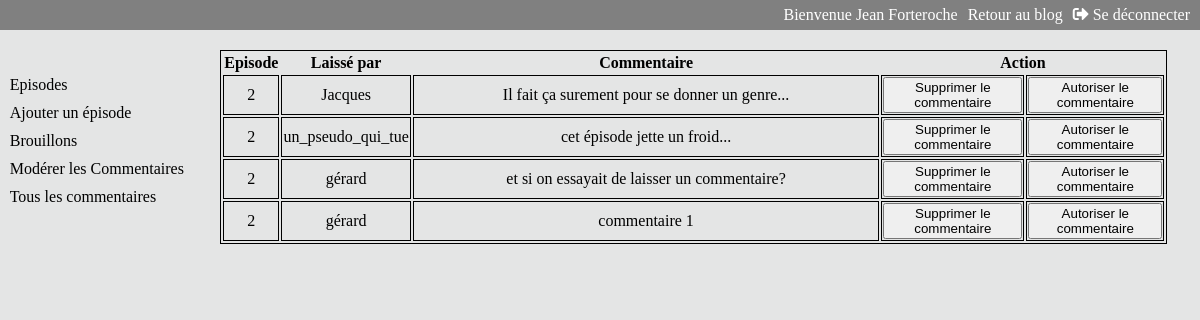
The app's page /index.php?action=reported_comments, older data.
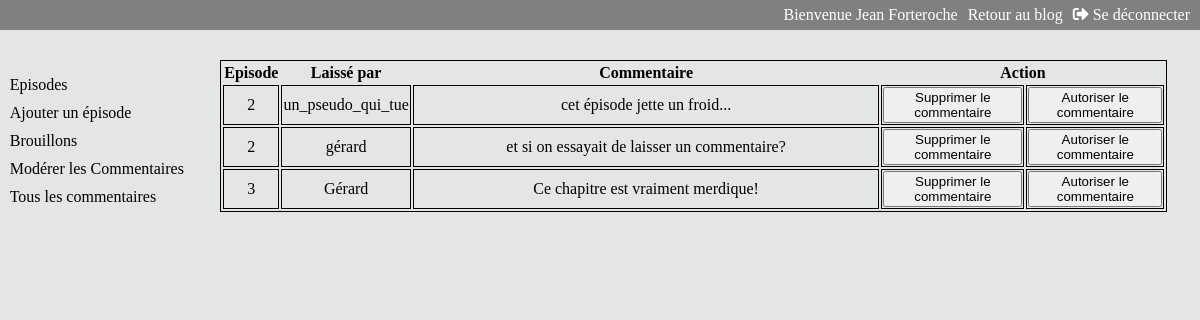
The same page, newer data.
### tables this page shows
CREATE TABLE IF NOT EXISTS `commentaires` (
  `comment_id` tinyint(11) NOT NULL AUTO_INCREMENT,
  `episode` tinyint(11) NOT NULL,
  `pseudo` varchar(50) NOT NULL,
  `comment` text NOT NULL,
  `comment_date` datetime NOT NULL,
  `reported_comment` tinyint(1) NOT NULL,
  PRIMARY KEY (`comment_id`),
  KEY `episode_comments` (`episode`)
);

### src/View/View.php (called while the page is built, shortened)
<?php
class View
{
    public function display(array $data, string $template, string $layout) : void
    {
        require_once($template);
    }
}

### src/Controller/BackOffice/BackCommentController.php (called while the page is built, shortened)
<?php
class BackCommentController
{
    private $view;
    private $commentManager;
    private $listTemplate;
    private $layout;
    public function __construct(CommentManager $commentManager, View $view)
    {
        $this->view = $view;
        $this->commentManager = $commentManager;
        $this->listTemplate = '../templates/backoffice/';
        $this->layout = '../templates/backOffice/layout.html.php';
    }
    public function getReportedComments() : void
    {
        $template = $this->listTemplate.'reportedComments.html.php';
        $data = $this->commentManager->getReportedComments();
        $this->view->display($data, $template, $this->layout);
    }
}

### public/index.php (called while the page is built, shortened)
<?php
$router = new Router();
$router->run();

### src/Model/CommentManager.php (called while the page is built, shortened)
<?php
class CommentManager
{
    private $database;
    public function __construct(Database $database)
    {
        $this->database = $database->databaseConnect();
    }
    public function getReportedComments() : array
    {
        $getReportedComments = $this->database->prepare('SELECT * FROM commentaires WHERE reported_comment = 1 ORDER BY episode');
        $getReportedComments->execute();
        return $getReportedComments->fetchAll();
    }
}

### src/Service/Database.php (called while the page is built, shortened)
<?php
class Database
{
    private $servor = 'mysql:dbname=jean_forteroche;host=localhost;port=3308;chartset=utf8mb4';
    private $user = 'root';
    private $password = '';
    public function databaseConnect() : object
    {
        return new \PDO($this->servor, $this->user, $this->password);
    }
}

### Templates/backOffice/reportedComments.html.php (the view)
<table id='comments_table'>
    <thead>
        <tr>
            <th>Episode</th>
            <th>Laissé par</th>
            <th>Commentaire</th>
            <th colspan='2'>Action</th>
        </tr>
    </thead>
    <tbody>
        <?php foreach ($data as $entry) {?>
        <tr>
            <td id='episode_col'><?=$entry['episode']?></td>
            <td id='pseudo_col'><?=$entry['pseudo']?></td>
            <td id='comment_col'><?=$entry['comment']?></td>
            <td><a href='index.php?action=delete_comment&id=<?=$entry['comment_id']?>'><button>Supprimer le commentaire</button></a></td>
            <td><a href='index.php?action=validate_comment&id=<?=$entry['comment_id']?>'><button>Autoriser le commentaire</button></a></td>
        </tr>
        <?php
        }
        ?>
    </tbody>
</table>

Row changes from the older to the newer data that the page shows:
removed commentaires: episode "2", pseudo "Jacques", comment "Il fait ça surement pour se donner un genre..."
removed commentaires: episode "2", pseudo "gérard", comment "commentaire 1"
now on this page (row edited): commentaires: episode "3", pseudo "Gérard", comment "Ce chapitre est vraiment merdique!"
